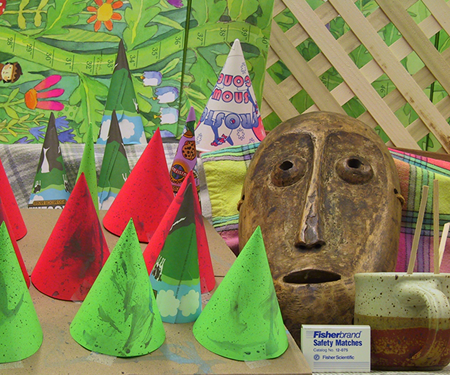
#> input picture 计算视觉实践-练习5/pl.png, 450 x 375 px
$ jupyter execute main-2.ipynb
#> lines starting #> are read from the running program, lines starting #| are printed output that depends on the picture
[cell 1]
import cv2
import numpy as np
import time
import matplotlib.pyplot as plt

def read_images(left_image_path, right_image_path):
    # Read images in grayscale mode
#> called with left_image_path = 'pl.png', right_image_path = 'pr.png'
    left_image = cv2.imread(left_image_path, 0)
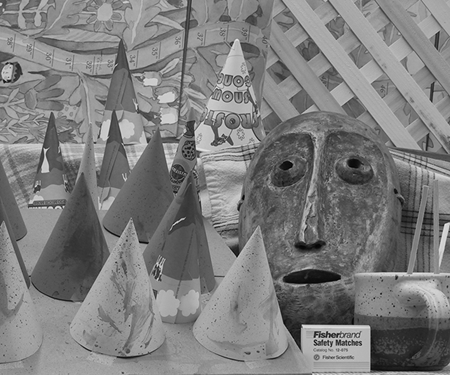
#> left_image: shape (375, 450); min 0, max 235, mean 125
    right_image = cv2.imread(right_image_path, 0)
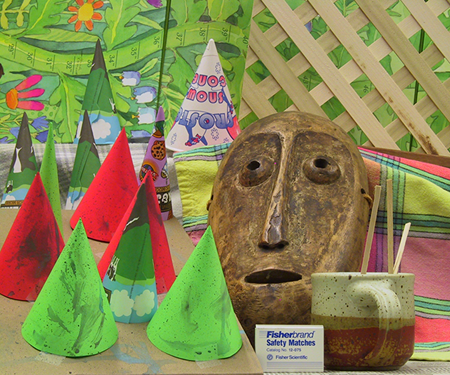
#> input picture 计算视觉实践-练习5/pr.png, 450 x 375 px
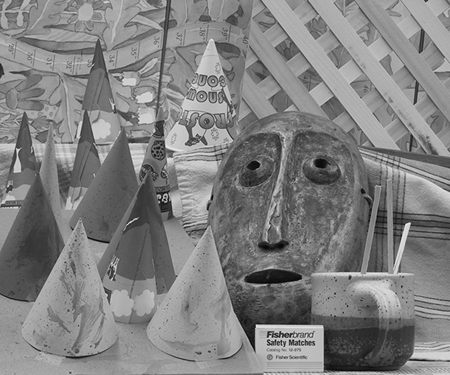
#> right_image: shape (375, 450); min 0, max 243, mean 128.4
    return left_image, right_image

def ncc(left_block, right_block):
    # Calculate the Normalized Cross-Correlation (NCC) between two blocks
    product = np.mean((left_block - left_block.mean()) * (right_block - right_block.mean()))
    stds = left_block.std() * right_block.std()

    if stds == 0:
        return 0
    else:
        return product / stds

def ssd(left_block, right_block):
    # Calculate the Sum of Squared Differences (SSD) between two blocks
    return np.sum(np.square(np.subtract(left_block, right_block)))

def sad(left_block, right_block):
    # Calculate the Sum of Absolute Differences (SAD) between two blocks
    return np.sum(np.abs(np.subtract(left_block, right_block)))

def select_similarity_function(method):
    # Select the similarity measure function based on the method name
    if method == 'ncc':
        return ncc
    elif method == 'ssd':
        return ssd
    elif method == 'sad':
        return sad
    else:
        raise ValueError("Unknown method")

def compute_disparity_map(left_image, right_image, block_size, disparity_range, method='ncc'):
    # Initialize disparity map
#> called with block_size = 3, disparity_range = 64, method = 'sad'
    height, width = left_image.shape
#> height = 375; width = 450
    disparity_map = np.zeros((height, width), np.uint8)
    half_block_size = block_size // 2
    similarity_function = select_similarity_function(method)

    # Loop over each pixel in the image
    for row in range(half_block_size, height - half_block_size):
        for col in range(half_block_size, width - half_block_size):
            best_disparity = 0
            best_similarity = float('inf') if method in ['ssd', 'sad'] else float('-inf')

            # Define one block for comparison based on the current pixel
            left_block = left_image[row - half_block_size:row + half_block_size + 1,
                                     col - half_block_size:col + half_block_size + 1]

            # Loop over different disparities
            for d in range(disparity_range):
                if col - d < half_block_size:
                    continue

                # Define the second block for comparison
                right_block = right_image[row - half_block_size:row + half_block_size + 1,
                                          col - d - half_block_size:col - d + half_block_size + 1]

                # Compute the similarity measure
                similarity = similarity_function(left_block, right_block)

                # Update the best similarity and disparity if necessary
                if method in ['ssd', 'sad']:
                    # For SSD and SAD, we are interested in the minimum value
                    if similarity < best_similarity:
                        best_similarity = similarity
                        best_disparity = d
                else:
                    # For NCC, we are interested in the maximum value
                    if similarity > best_similarity:
                        best_similarity = similarity
                        best_disparity = d

            # Assign the best disparity to the disparity map
            disparity_map[row, col] = best_disparity * (256. / disparity_range)
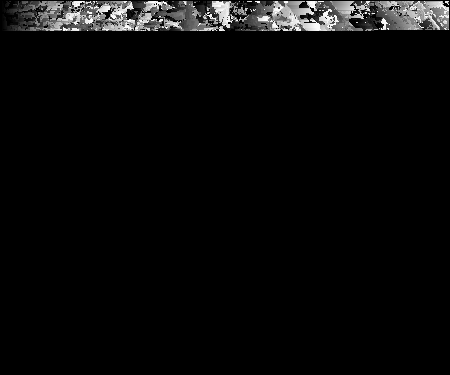
#> disparity_map: shape (375, 450); min 0, max 252, mean 9.1

    return disparity_map

def main(method, block_size):
    # Define paths for input images
    left_image_path = 'pl.png'
    right_image_path = 'pr.png'

    # Load images
    left_image, right_image = read_images(left_image_path, right_image_path)

    # Record the start time
    tic_start = time.time()

    # Define the block size and disparity range
    #block_size = 15
    disparity_range = 64  # This can be adjusted based on your specific context

    # Specify the similarity measurement method ('ncc', 'ssd', or 'sad')
    #method = 'sad'  # Change this string to switch between methods
    print('Method:', method)
    # Compute the disparity map using the selected method
    disparity_map = compute_disparity_map(left_image, right_image, block_size, disparity_range, method=method)
    print('disparity_map')
    # Resize the disparity map for display
    scale_factor = 2.0  # Scaling the image by 3 times
    resized_image = cv2.resize(disparity_map, (0,0), fx=scale_factor, fy=scale_factor)
    print('resized_image')
    # Display the result
    #cv2.imshow('disparity_map_resized', resized_image)

    print('Time elapsed:', time.time() - tic_start)
    # Display the result
    plt.imshow(resized_image, cmap='gray')
    plt.title('Disparity Map')
    plt.axis('off')
    plt.show()
    # Wait for key press and close all windows
